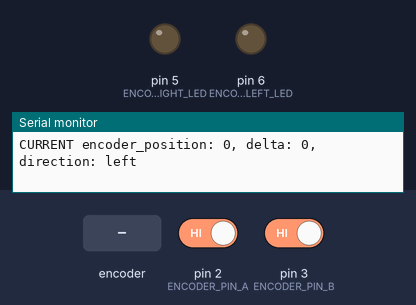
This sketch was run on a simulated Arduino Uno, built with avr-gcc and run on an emulated ATmega328P. On the bench: output pins drawn as LEDs (lit = HIGH), the last lines printed to the serial monitor. Dashed ring = blinking. Inputs (shaded band) come from the test bench; at power-on: pin 2 (ENCODER_PIN_A) HIGH, pin 3 (ENCODER_PIN_B) HIGH.

Above: at 1.2 s.
1.3 s: rotary encoder on pin 2 (ENCODER_PIN_A) / pin 3 (ENCODER_PIN_B) turned 2 steps (second pin leading)
At 1.53 s:
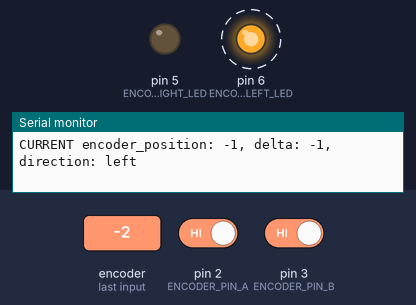
At 2.3 s:
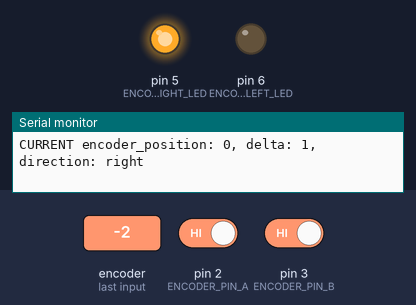
Timing chart, 0 to 4.3 s (numbered marks = the images above; inputs shaded):
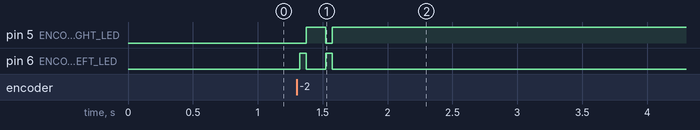

The sketch:

OnChangeDirectPortAccessISR.ino
```cpp
/*

  RotaryEncoderMethods/OnChangeDirectPortAccessISR
  Test rotary-encoder input using on-change interrupt and direct port access methods

  For info and circuit diagrams see https://github.com/tardate/LittleArduinoProjects/tree/main/playground/RotaryEncoderMethods

 */

// NB: expects all pins to be on port register D (digital pins 0 to 7)

#define ENCODER_RIGHT_LED 5
#define ENCODER_LEFT_LED 6

#define ENCODER_INTERRUPT_A 0
#define ENCODER_PIN_A 2
#define ENCODER_PIN_B 3

volatile int encoder_position = 0;
volatile int encoder_delta = 0;
int current_encoder_position = 0;
int current_encoder_delta = 0;

void setup() {
  Serial.begin(115200);

  pinMode(ENCODER_LEFT_LED, OUTPUT);
  pinMode(ENCODER_RIGHT_LED, OUTPUT);

  pinMode(ENCODER_PIN_A, INPUT);
  pinMode(ENCODER_PIN_B, INPUT);
  digitalWrite(ENCODER_PIN_A, HIGH);
  digitalWrite(ENCODER_PIN_B, HIGH);

  attachInterrupt(ENCODER_INTERRUPT_A, loadEncoderPositionOnChangePinA, CHANGE);
}

void loop() {
  if(encoderPositionUpdated()) printEncoderInfo();
}

void printEncoderInfo() {
  Serial.print("CURRENT encoder_position: ");
  Serial.print(current_encoder_position);
  Serial.print(", delta: ");
  Serial.print(current_encoder_delta);
  Serial.print(", direction: ");
  if(current_encoder_delta>0) Serial.println("right");
  else Serial.println("left");
}

bool encoderPositionUpdated() {
  static int last_position = -999;

  // disable interrupts while we copy the current encoder state
  uint8_t old_SREG = SREG;
  cli();
  current_encoder_position = encoder_position;
  current_encoder_delta = encoder_delta;
  SREG = old_SREG;

  bool updated = (current_encoder_position != last_position);
  last_position = current_encoder_position;

  return updated;
}

#define ENCODER_PIN_A_PORT_MASK     (1 << ENCODER_PIN_A)
#define ENCODER_PIN_B_PORT_MASK     (1 << ENCODER_PIN_B)
#define ENCODER_RIGHT_LED_PORT_MASK (1 << ENCODER_RIGHT_LED)
#define ENCODER_LEFT_LED_PORT_MASK  (1 << ENCODER_LEFT_LED)

/*
  Read the encoder on pin A change interrupt using direct port access.
  * if both pins are the same, assume it is spinning forward.
  * if they're different, assume it's going backward.
  Note: this expects all pins to be on port register D (digital pins 0 to 7)
 */
void loadEncoderPositionOnChangePinA() {
  byte port_values = PIND; // gobble the port values in one go

  if ((port_values & ENCODER_PIN_A_PORT_MASK) && (port_values & ENCODER_PIN_B_PORT_MASK)) {
    encoder_delta = 1;
    encoder_position++;

    // turn left LED off, right LED on
    PORTD = PORTD & ~ENCODER_LEFT_LED_PORT_MASK | ENCODER_RIGHT_LED_PORT_MASK;
  } else {
    encoder_delta = -1;
    encoder_position--;

    // turn right LED off, left LED on
    PORTD = PORTD & ~ENCODER_RIGHT_LED_PORT_MASK | ENCODER_LEFT_LED_PORT_MASK;
  }
}
```

Measured:
- after the input at 1.3 s, pin 5 (ENCODER_RIGHT_LED): LOW → HIGH after 0.08 s, → LOW 0.15 s later, → HIGH 0.05 s later; pin 6 (ENCODER_LEFT_LED): alternates HIGH for 0.05 s and LOW for 0.15 s, 4 changes in all, then stays LOW, starting at once
